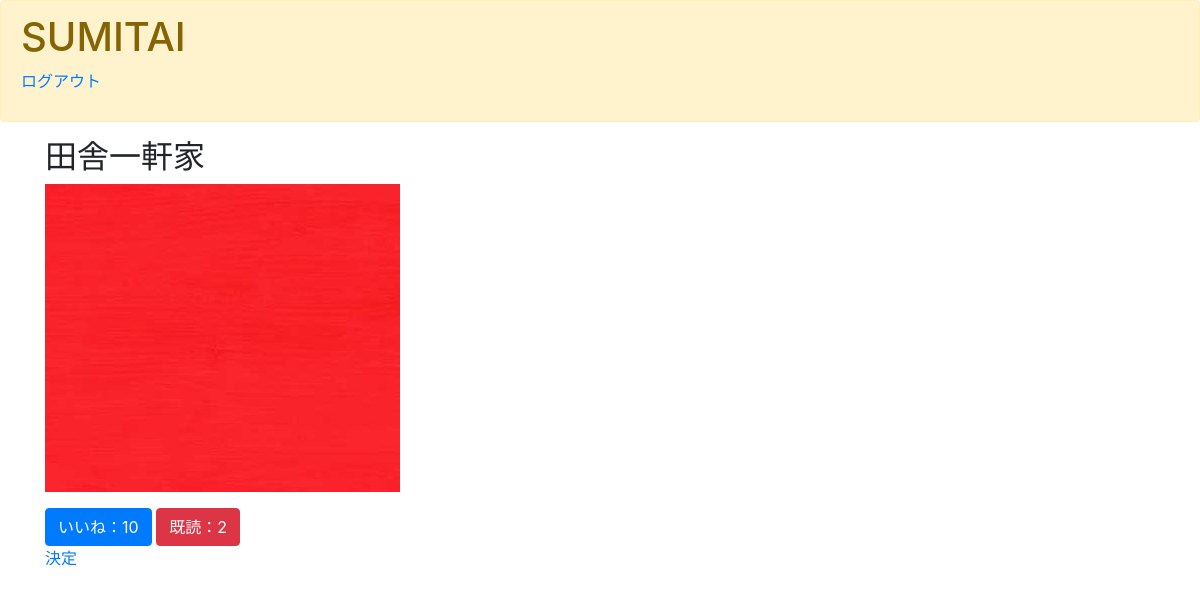
The page /HouseDetail/5 on the database its author committed.
### sumitai/models.py (models this page shows, shortened)
class SumitaiModel(models.Model):
    houseName=models.CharField(
        max_length=100,
        null=True, #仮
    )
    region = models.CharField(
        max_length=100,
        choices=REGION,
        null=True,  #仮
    )
    memo = models.TextField()
    houseType = models.CharField(
        max_length=100,
        choices=HTYPE,
        null=True, #仮
        )
    images = models.ImageField(
        upload_to='',
        null=True, #仮
        )
    good = models.IntegerField(
        default=0
        )
    read = models.IntegerField(
        default=0
        )
    readtext = models.CharField(
        max_length=100, null=True, blank=True, default='a'
        )
    pushuser = models.CharField(
        max_length=100, null=True, blank=True, default= 'F'
    )

### sumitai/views.py (the view)
# urls.py: path('HouseDetail/<int:pk>', HouseDetail, name='housedetail'),
def HouseDetail(request, pk):
    object = SumitaiModel.objects.get(pk=pk)
    return render(request, 'HouseDetail.html', {'object':object})

### templates/HouseDetail.html (shortened to what this page needs)
{% extends 'base.html'%}
{% load static %}
{% block content %}
<div class="container">
    <h2>{{object.houseName}}</h2>
    {% if object.images %}
    <p><img src='{{object.images.url}}'></p>
    {% endif %}
    <a href="{% url 'good' object.pk %}" class="btn btn-primary" role="button"
        aria-pressed="true">いいね：{{object.good}}</a>
    <a href="{% url 'read' object.pk %}" class="btn btn-danger" role="button" aria-pressed="true">既読：{{object.read}}</a>
</div>
<div class="container">
    <p><a href="{% url 'signup' %}">決定</a></p>
</div>
{% endblock content %}

### rows shown on the page
SumitaiModel: houseName "田舎一軒家", images (picture), good "10", read "2"
